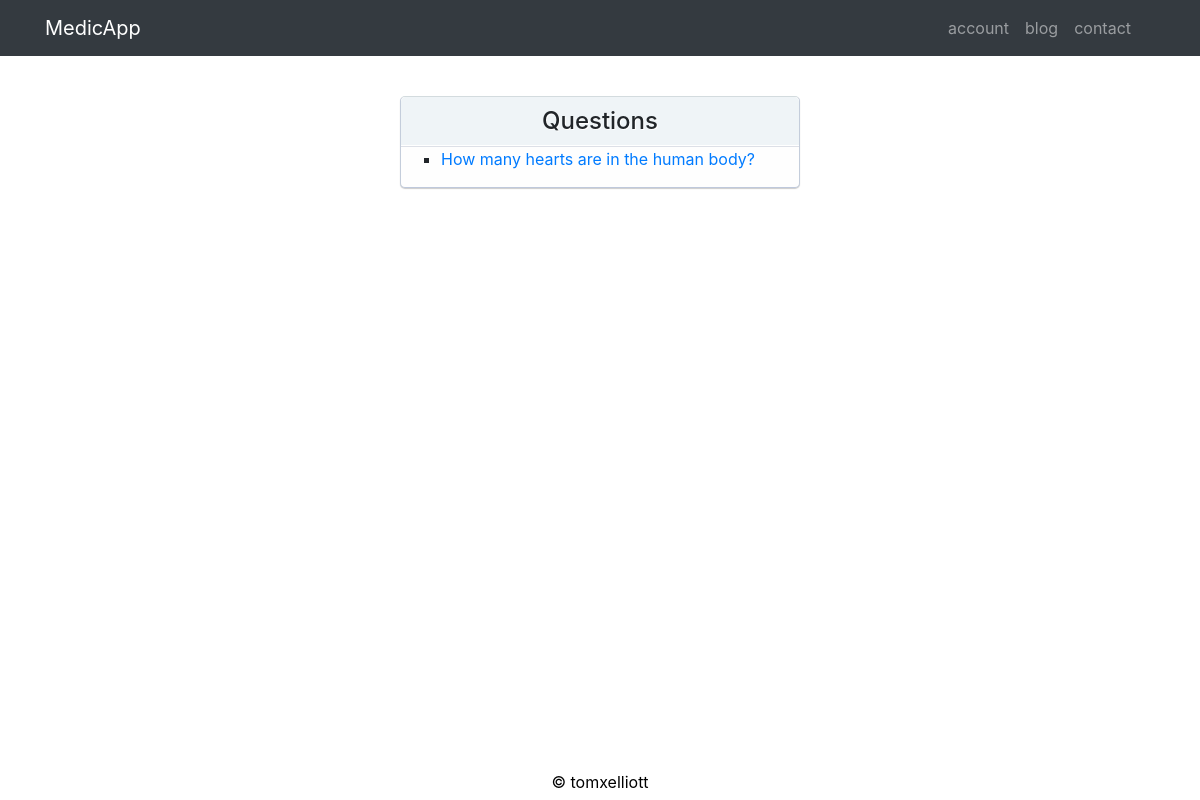
/quiz/1/question/, run on an earlier commit of the app's database.
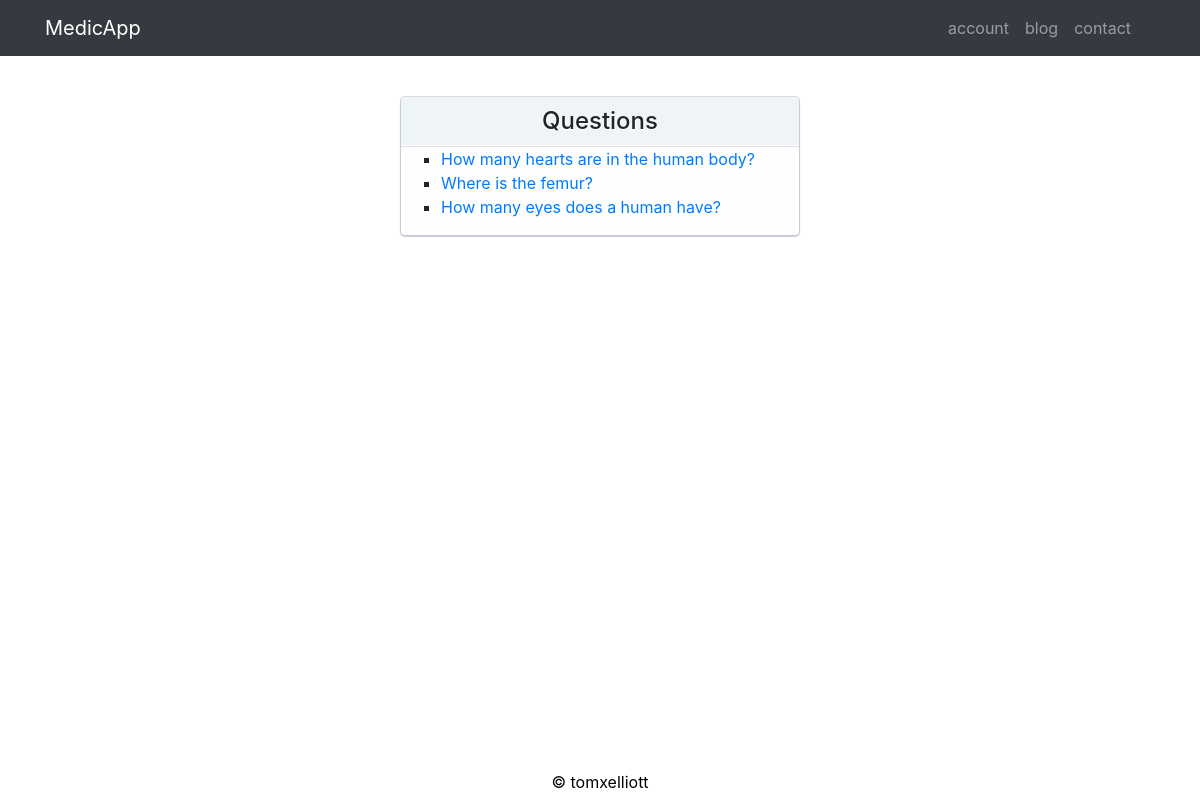
And on a later commit of the database.
### quiz/models.py (models this page shows, shortened)
class Question(models.Model):
    topic = models.ForeignKey(Topic, on_delete=models.CASCADE)
    question_text = models.CharField(max_length=400)

### quiz/views.py (the view)
# urls.py: url(r'^(?P<topic_id>[0-9]+)/question/$', views.question, name='question'),
def question(request, topic_id):
    question_list = Question.objects.filter(topic=topic_id).order_by('pk')
    template = loader.get_template('quiz/question.html')
    context = {
        'question_list': question_list,
    }
    return HttpResponse(template.render(context, request))

### quiz/templates/quiz/question.html (shortened to what this page needs)
{% load static %}
    <link href="{% static 'quiz/vendor/bootstrap/css/bootstrap.min.css' %}" rel="stylesheet">
<link rel="stylesheet" type="text/css" href="{% static 'quiz/style.css' %}" />
<body>
    <nav class="navbar navbar-expand-lg navbar-dark bg-dark fixed-top">
      <div class="container">
        <a class="navbar-brand" href="{% url 'quiz:index' %}">MedicApp</a>
        <div class="collapse navbar-collapse" id="navbarResponsive">
          <ul class="navbar-nav ml-auto">
            <li class="nav-item">
              <a class="nav-link js-scroll-trigger" href="">account</a>
            </li>
            <li class="nav-item">
              <a class="nav-link js-scroll-trigger" href="">blog</a>
            </li>
            <li class="nav-item">
              <a class="nav-link js-scroll-trigger" href="">contact</a>
            </li>
            <div class="dropdown">
            <li class="nav-item">
              <a class="nav-link js-scroll-trigger" href=""><img id="user-img" src=""></a>
            </li>
            </div>
          </ul>
        </div>
      </div>
    </nav>
<div id="container">
<h1>Questions</h1>
{% if question_list %}
    <ul>
    {% for question in question_list %}
        <li type="square"><a href="{% url 'quiz:detail' question.id %}">{{ question.question_text }}</a></li>
    {% endfor %}
    </ul>
{% else %}
    <p>No Questions are available.</p>
{% endif %}
</div>
<footer><a href="https://www.github.com/tomxelliott">&copy; tomxelliott</a></footer>
</body>

### quiz/static/quiz/style.css (style rules this page uses)
body { margin-bottom:50px; }
#container { width:400px; padding:0px; background:#fefefe; margin:40 auto; border:1px solid #c4cddb; border-top-color:#d3dbde; border-bottom-color:#bfc9dc; box-shadow:0 1px 1px #ccc; border-radius:5px; position:relative; }
h1 { margin:0; padding:10px 0; font-size:24px; text-align:center; background:#eff4f7; border-bottom:1px solid #dde0e7; box-shadow:0 -1px 0 #fff inset; border-radius:5px 5px 0 0; text-shadow:1px 1px 0 #fff; }
footer { position: fixed; height: 30px; bottom: 0px; left: 0px; right: 0px; margin-bottom: 0px; text-align: center; }
footer a { color: black; text-decoration: none; }

### quiz/templates/quiz/question.html (style rules this page uses)
body { padding-top: 54px; }
@media (min-width: 992px) { body { padding-top: 56px; } }

What changed in the data, as far as the page shows it:
added Question: question_text "Where is the femur?"
added Question: question_text "How many eyes does a human have?"
